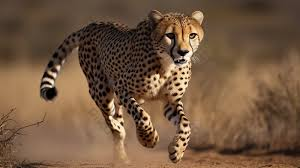
#> input picture TUGAS_PRAKTIKUM/img/cheetah.jpg, 300 x 168 px, found by its file name
$ python translasi_citra.py
#> lines starting #> are read from the running program, lines starting #| are printed output that depends on the picture; after the words box and inside, x2 and y2 are one past the last pixel; in counts of white or black regions, pixels touching at a corner belong together
#> further down, image is the input picture: shape (168, 300, 3); mean R, G, B 115.8, 88, 64.6
import imageio.v3 as img
import numpy as np
import matplotlib.pyplot as plt

def Translasi (image, shiftX, shiftY):

#> called with shiftX = 50, shiftY = -300
    imgTranslasi = np.roll(image, shift=shiftY, axis=0) # Geser vertikal
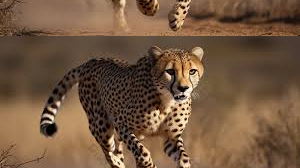
#> imgTranslasi: shape (168, 300, 3); mean R, G, B 115.8, 88, 64.6
    imgTranslasi = np.roll(imgTranslasi, shift=shiftX, axis=1) # Geser horizontal
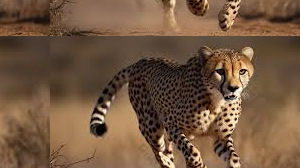
#> imgTranslasi: shape (168, 300, 3); mean R, G, B 115.8, 88, 64.6

    #Mengisi bagian yang kosong dengan warna hitam (0)
    if shiftY > 0:
        imgTranslasi[:shiftY, :] = 0 # Bagian atas jika geser ke bawah
    elif shiftY < 0:
        imgTranslasi[:shiftY:, :] = 0 # Bagian bawah jika geser ke atas
    if shiftX > 0:
        imgTranslasi[:, :shiftX] = 0 # Bagian kiri jika geser ke kanan
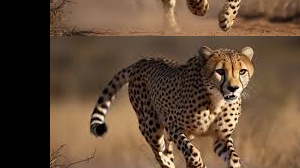
#> imgTranslasi: shape (168, 300, 3); 16.67% of pixels changed, all inside (x1, y1, x2, y2) = (0, 0, 50, 168)
    elif shiftX < 0:
        imgTranslasi[:, shiftX:]= 0 # Bagian kanan jika geser ke kiri

    return imgTranslasi

image = img.imread("C:\\Users\\User\\Documents\\SEMESTER 5\\Pengolahan Citra Digital\\TUGAS_PRAKTIKUM\\img\\cheetah.jpg")

imgResult = Translasi (image, shiftX=50, shiftY=-300)

plt.figure(figsize=(10,10))
plt.subplot(2,1,1)
plt.imshow(image)
plt.subplot(2,1,2)
plt.imshow(imgResult)
plt.show()
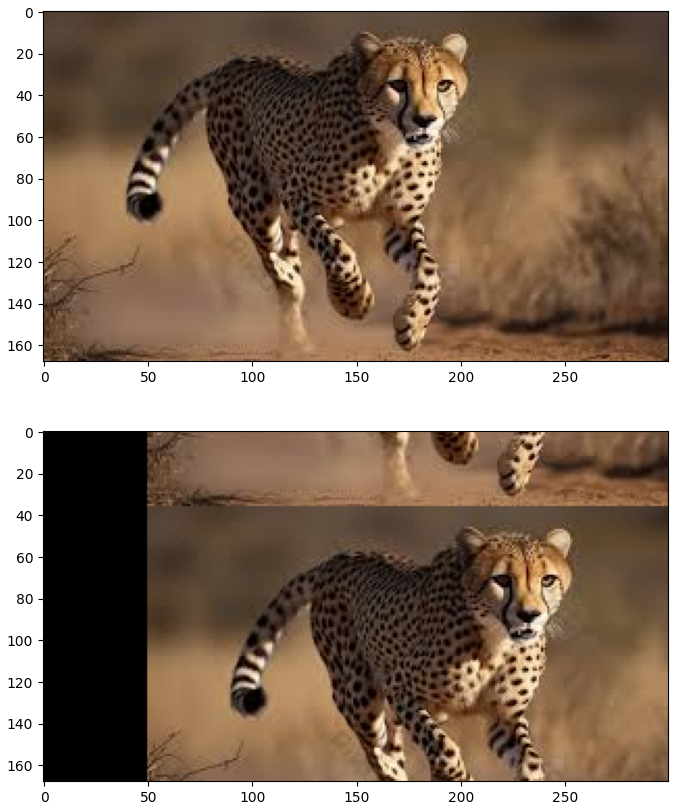
#> figure drawn by matplotlib, 2 panels

$ run again, with TUGAS_PRAKTIKUM/img/harimau.jpg copied over TUGAS_PRAKTIKUM/img/cheetah.jpg
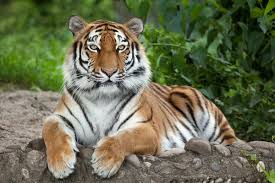
#> input picture TUGAS_PRAKTIKUM/img/harimau.jpg, 275 x 183 px, found by its file name
#> image is the input picture: shape (183, 275, 3); mean R, G, B 105.9, 109.5, 81.1
#> in Translasi, `imgTranslasi[:, :shiftX] = 0`:
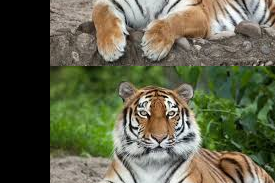
#> imgTranslasi: shape (183, 275, 3); mean R, G, B 95.4, 97.1, 73.9
#> `plt.show()`:
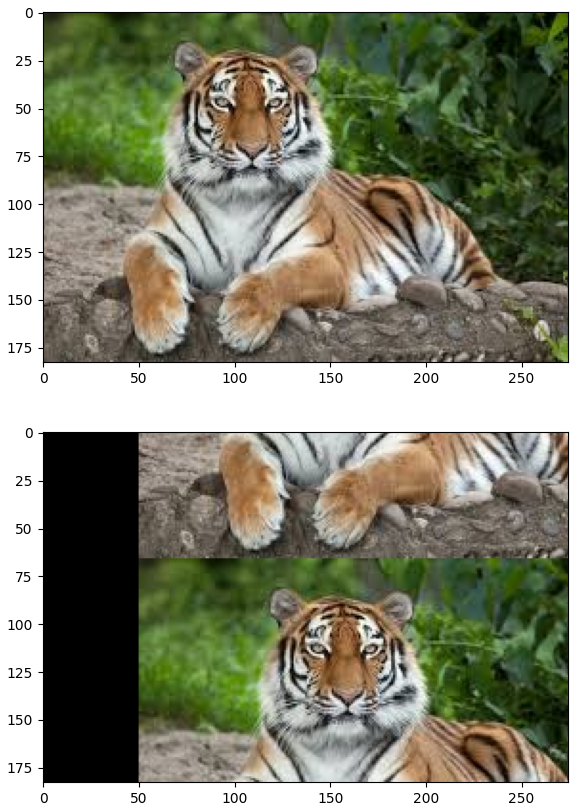
#> figure drawn by matplotlib, 2 panels

$ run again, with TUGAS_PRAKTIKUM/img/jaguar.jpg copied over TUGAS_PRAKTIKUM/img/cheetah.jpg
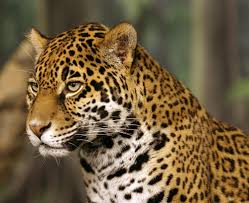
#> input picture TUGAS_PRAKTIKUM/img/jaguar.jpg, 249 x 203 px, found by its file name
#> image is the input picture: shape (203, 249, 3); mean R, G, B 115, 95.2, 65.4
#> in Translasi, `imgTranslasi[:, :shiftX] = 0`:
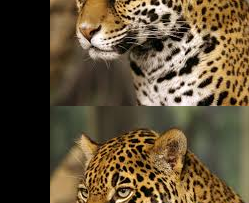
#> imgTranslasi: shape (203, 249, 3); mean R, G, B 94.6, 78.8, 54.7
#> `plt.show()`:
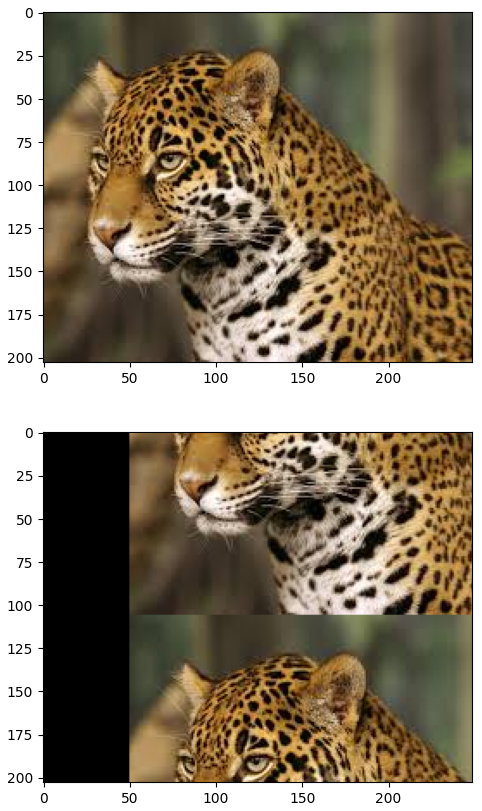
#> figure drawn by matplotlib, 2 panels
